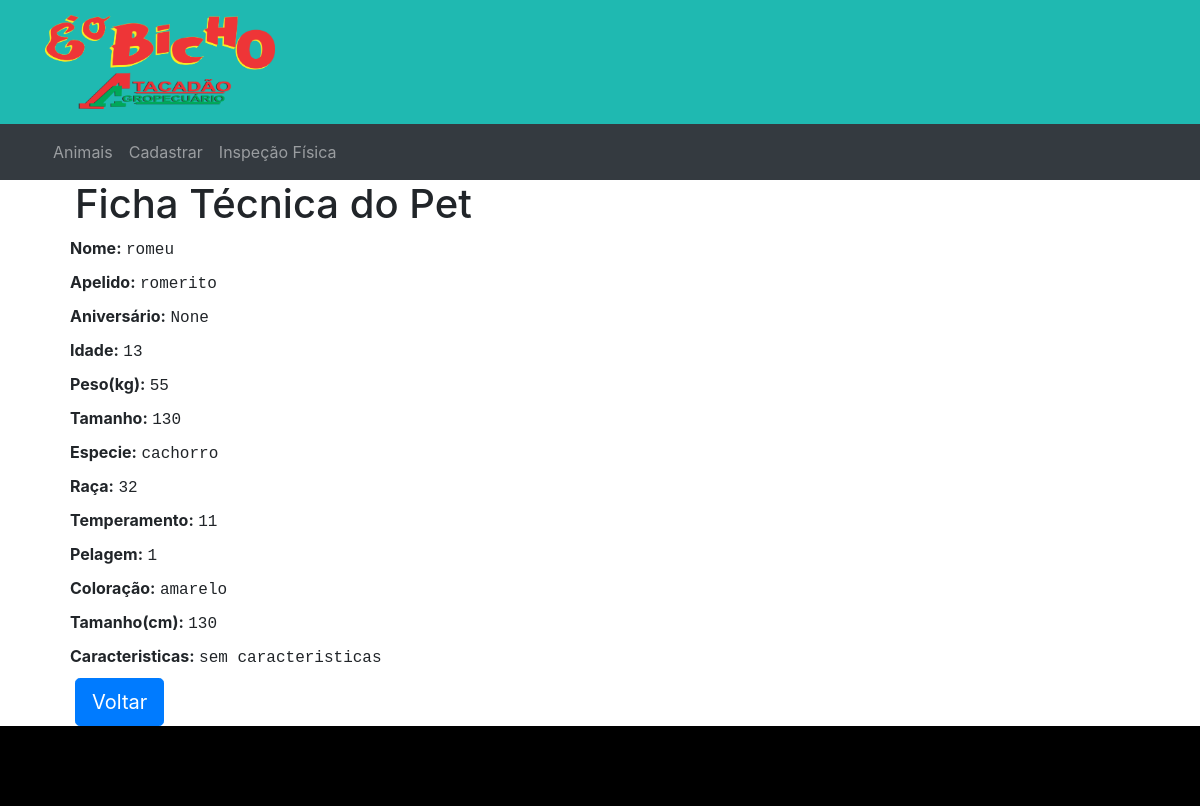
/detail/1/, run on an earlier commit of the app's database.
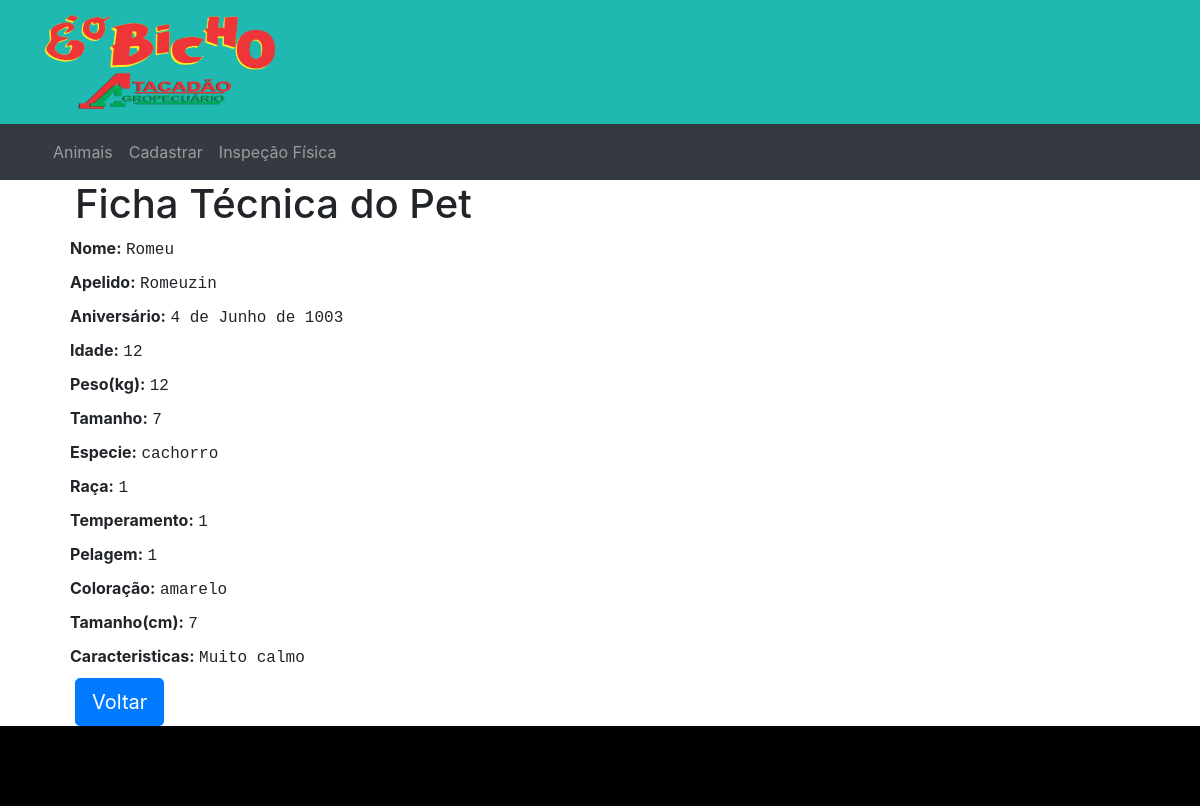
And on a later commit of the database.
### pet/models.py (models this page shows, shortened)
class formPet(models.Model):
	nome = models.CharField('Nome',max_length=150)
	apelido = models.CharField('Apelido',max_length=30)
	aniversario = models.DateField('Aniversário', blank=True, null=True)
	idade = models.IntegerField('Idade')
	peso = models.IntegerField('Peso(kg)')
	tamanho = models.IntegerField('Tamanho')
	especie = models.CharField('Especie',max_length=10, choices=ESPECIE_CHOICES)
	racaCachorro = models.CharField('Raça do Cachorro',max_length=3, choices=RACA_CACHORRO)
	temperamento = models.CharField('Temperamento',max_length=3, choices=TEMPERAMENTO_CHOICES)
	pelagem = models.CharField('Pelagem',max_length=2, choices=PELAGEM_CHOICES)
	coloracao = models.CharField('Coloração',max_length=10, choices=COLORACAO_CHOICES)
	tamanho = models.IntegerField('Tamanho(cm)',)
	caracteristicas = models.CharField('Caracteristicas', max_length=200)

### pet/views.py (the view)
# urls.py: path('detail/<int:pk>/', views.detailPet.as_view(), name="detail"),
class detailPet(DetailView):
    queryset = formPet.objects.all()

### pet/templates/pet/formpet_detail.html
{% extends 'base.html' %}
{% block content %}
<section class="container">
	<h1>Ficha Técnica do Pet</h1>
	<form class="form-row">
		<div>
			<div>
				<label class="font-weight-bold">Nome: </label>
				<label class="text-monospace">{{object.nome}}</label>
			</div>
			<div>
				<label class="font-weight-bold">Apelido: </label>
				<label class="text-monospace">{{object.apelido}}</label>
			</div>
			<div>
				<label class="font-weight-bold">Aniversário: </label>
				<label class="text-monospace">{{object.aniversario}}</label>
			</div>
			<div>
				<label class="font-weight-bold">Idade: </label>
				<label class="text-monospace">{{object.idade}}</label>
			</div>
			<div>
				<label class="font-weight-bold">Peso(kg): </label>
				<label class="text-monospace">{{object.peso}}</label>
			</div>
			<div>
				<label class="font-weight-bold">Tamanho: </label>
				<label class="text-monospace">{{object.tamanho}}</label>
			</div>
			<div>
				<label class="font-weight-bold">Especie: </label>
				<label class="text-monospace">{{object.especie}}</label>
			</div>
			<div>
				<label class="font-weight-bold">Raça: </label>
				<label class="text-monospace">{{object.racaCachorro}}</label>
			</div>
			<div>
				<label class="font-weight-bold">Temperamento: </label>
				<label class="text-monospace">{{object.temperamento}}</label>
			</div>
			<div>
				<label class="font-weight-bold">Pelagem: </label>
				<label class="text-monospace">{{object.pelagem}}</label>
			</div>
			<div>
				<label class="font-weight-bold">Coloração: </label>
				<label class="text-monospace">{{object.coloracao}}</label>
			</div>
			<div>
				<label class="font-weight-bold">Tamanho(cm): </label>
				<label class="text-monospace">{{object.tamanho}}</label>
			</div>
			<div>
				<label class="font-weight-bold">Caracteristicas: </label>
				<label class="text-monospace">{{object.caracteristicas}}</label>
			</div>
		</div>
	</form>
	<button class="btn btn-primary btn-lg" type="submit" onclick="location.href='{% url 'pet:list'%}'">Voltar</button>
</section>
{% endblock %}

### pet/templates/base.html (shortened to what this page needs)
<!doctype html>
{% load static %}
<html lang="pt-br">
<head>
    <link rel="stylesheet" href="http://yui.yahooapis.com/pure/0.3.0/pure-min.css">
    <link rel="stylesheet" href="{% static 'css/style.css' %}" />
    <link rel="stylesheet" href="{% static 'css/bootstrap.min.css'%}">
</head>
<body>
    <header id="wrap-header">
      <div class="container">
        <a href="{% url 'pet:form' %}"><img class="card-img-top" alt="logo" src="{% static 'img/logo.png'%}"></a>
      </div>
          <nav class="navbar navbar-expand-lg navbar-light bg-light navbar-dark bg-dark">
            <div class="container">
              <div class="collapse navbar-collapse" id="navbarTogglerDemo01">
                <ul class="navbar-nav mr-auto mt-2 mt-lg-0">
                  <li class="nav-item">
                    <a class="nav-link"href="{% url 'pet:list' %}">Animais</a>
                  </li>
                  <li class="nav-item">
                    <a class="nav-link" href="{% url 'pet:form' %}">Cadastrar</a>
                  </li>
                  <li class="nav-item">
                    <a class="nav-link" href="{% url 'pet:InspecaoPet' %}">Inspeção Física</a>
                  </li>
                </ul>
              </div>
            </div>
          </nav>
    </header>
    <main id="wrap-main">
      {% block content %}
      {% endblock content %}
    </main>
    <footer id="wrap-footer">
    </footer>
</body>
</html>

### pet/static/css/style.css (style rules this page uses)
* { margin: 0px; padding: 0px; }
#wrap-header { width: 100%; min-height: 100px; background: #1fb9b1; color: white; }
#wrap-header img { display: block; width: 230px; padding: 15px 0; }
#wrap-main { width: 90%; min-height: 400px; margin: 0 auto; }
#wrap-footer { width: 100%; min-height: 80px; background: black; color: white; }

What changed in the data, as far as the page shows it:
changed formPet "cachorro": nome "romeu" → "Romeu"; apelido "romerito" → "Romeuzin"; aniversario "None" → "4 de Junho de 1003"; idade "13" → "12"; peso "55" → "12"; tamanho "130" → "7"; racaCachorro "32" → "1"; temperamento "11" → "1"; caracteristicas "sem caracteristicas" → "Muito calmo"
